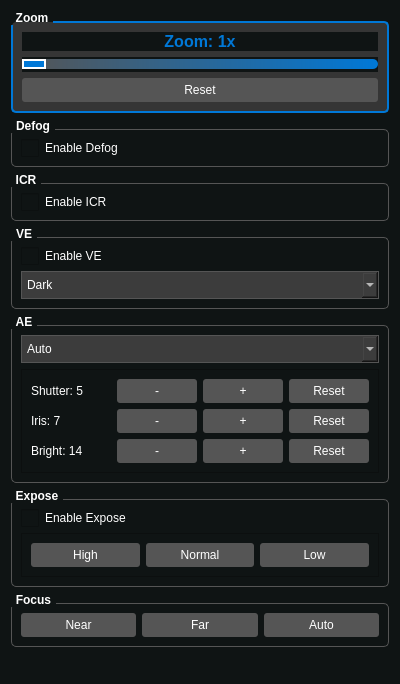
<?xml version="1.0" encoding="UTF-8"?>
<ui version="4.0">
 <class>CameraSettingsUI</class>
 <widget class="QWidget" name="CameraSettingsUI">
  <property name="geometry">
   <rect>
    <x>0</x>
    <y>0</y>
    <width>400</width>
    <height>684</height>
   </rect>
  </property>
  <property name="windowTitle">
   <string>Camera Settings</string>
  </property>
  <property name="styleSheet">
   <string notr="true">QWidget {
                background-color: rgb(15,20 ,20);
                color: #ffffff;
            }
            QGroupBox {
                border: 1px solid #555555;
                border-radius: 5px;
                margin-top: 10px;
                font-weight: bold;
            }
            QGroupBox::title {
                subcontrol-origin: margin;
                subcontrol-position: top left;
                padding: 0 3px;
                color: #ffffff;
            }
            QGroupBox#zoomGroup {
                background-color: #353535;
                border: 2px solid #0078d7;
            }
            QSlider::groove:horizontal {
                height: 10px;
                background: qlineargradient(x1:0, y1:0, x2:1, y2:0, stop:0 #555555, stop:1 #0078d7);
                border-radius: 5px;
            }
            QSlider::handle:horizontal {
                background: #0078d7;
                width: 20px;
                height: 20px;
                border-radius: 10px;
                border: 2px solid #ffffff;
            }
            QSlider::handle:horizontal:hover {
                background: #005ba1;
            }
            QLabel#zoomLabel {
                font-size: 16px;
                font-weight: bold;
                color: #0078d7;
                text-align: center;
            }
            QPushButton {
                background-color: #555555;
                color: white;
                border: none;
                padding: 5px;
                border-radius: 3px;
            }
            QPushButton:hover {
                background-color: #666666;
            }
            QPushButton[active=&quot;true&quot;] {
                background-color: #0078d7;
            }
            QPushButton[active=&quot;true&quot;]:hover {
                background-color: #005ba1;
            }
            QComboBox {
                background-color: #3c3c3c;
                color: white;
                border: 1px solid #555555;
                padding: 5px;
            }
            QCheckBox::indicator {
                width: 18px;
                height: 18px;
            }</string>
  </property>
  <layout class="QVBoxLayout" name="mainLayout">
   <item>
    <widget class="QGroupBox" name="zoomGroup">
     <property name="title">
      <string>Zoom</string>
     </property>
     <layout class="QVBoxLayout" name="zoomLayout">
      <item>
       <widget class="QLabel" name="zoomLabel">
        <property name="text">
         <string>Zoom: 1x</string>
        </property>
        <property name="alignment">
         <set>Qt::AlignmentFlag::AlignCenter</set>
        </property>
       </widget>
      </item>
      <item>
       <widget class="QSlider" name="zoomSlider">
        <property name="minimum">
         <number>1</number>
        </property>
        <property name="maximum">
         <number>20</number>
        </property>
        <property name="value">
         <number>1</number>
        </property>
        <property name="orientation">
         <enum>Qt::Orientation::Horizontal</enum>
        </property>
       </widget>
      </item>
      <item>
       <widget class="QPushButton" name="zoomReset">
        <property name="text">
         <string>Reset</string>
        </property>
       </widget>
      </item>
     </layout>
    </widget>
   </item>
   <item>
    <widget class="QGroupBox" name="defogGroup">
     <property name="title">
      <string>Defog</string>
     </property>
     <layout class="QHBoxLayout" name="defogLayout">
      <item>
       <widget class="QCheckBox" name="defogCheck">
        <property name="text">
         <string>Enable Defog</string>
        </property>
       </widget>
      </item>
     </layout>
    </widget>
   </item>
   <item>
    <widget class="QGroupBox" name="icrGroup">
     <property name="title">
      <string>ICR</string>
     </property>
     <layout class="QHBoxLayout" name="icrLayout">
      <item>
       <widget class="QCheckBox" name="icrCheck">
        <property name="text">
         <string>Enable ICR</string>
        </property>
       </widget>
      </item>
     </layout>
    </widget>
   </item>
   <item>
    <widget class="QGroupBox" name="veGroup">
     <property name="title">
      <string>VE</string>
     </property>
     <layout class="QVBoxLayout" name="veLayout">
      <item>
       <widget class="QCheckBox" name="veCheck">
        <property name="text">
         <string>Enable VE</string>
        </property>
       </widget>
      </item>
      <item>
       <widget class="QComboBox" name="veModeCombo">
        <item>
         <property name="text">
          <string>Dark</string>
         </property>
        </item>
        <item>
         <property name="text">
          <string>Bright</string>
         </property>
        </item>
       </widget>
      </item>
     </layout>
    </widget>
   </item>
   <item>
    <widget class="QGroupBox" name="aeGroup">
     <property name="title">
      <string>AE</string>
     </property>
     <layout class="QVBoxLayout" name="aeLayout">
      <item>
       <widget class="QComboBox" name="aeModeCombo">
        <item>
         <property name="text">
          <string>Auto</string>
         </property>
        </item>
        <item>
         <property name="text">
          <string>Manual</string>
         </property>
        </item>
       </widget>
      </item>
      <item>
       <widget class="QFrame" name="manualAeFrame">
        <property name="frameShape">
         <enum>QFrame::Shape::StyledPanel</enum>
        </property>
        <property name="frameShadow">
         <enum>QFrame::Shadow::Raised</enum>
        </property>
        <layout class="QVBoxLayout" name="manualAeLayout">
         <item>
          <layout class="QHBoxLayout" name="shutterLayout">
           <item>
            <widget class="QLabel" name="shutterLabel">
             <property name="text">
              <string>Shutter: 5</string>
             </property>
            </widget>
           </item>
           <item>
            <widget class="QPushButton" name="shutterMinus">
             <property name="text">
              <string>-</string>
             </property>
            </widget>
           </item>
           <item>
            <widget class="QPushButton" name="shutterPlus">
             <property name="text">
              <string>+</string>
             </property>
            </widget>
           </item>
           <item>
            <widget class="QPushButton" name="shutterReset">
             <property name="text">
              <string>Reset</string>
             </property>
            </widget>
           </item>
          </layout>
         </item>
         <item>
          <layout class="QHBoxLayout" name="irisLayout">
           <item>
            <widget class="QLabel" name="irisLabel">
             <property name="text">
              <string>Iris: 7</string>
             </property>
            </widget>
           </item>
           <item>
            <widget class="QPushButton" name="irisMinus">
             <property name="text">
              <string>-</string>
             </property>
            </widget>
           </item>
           <item>
            <widget class="QPushButton" name="irisPlus">
             <property name="text">
              <string>+</string>
             </property>
            </widget>
           </item>
           <item>
            <widget class="QPushButton" name="irisReset">
             <property name="text">
              <string>Reset</string>
             </property>
            </widget>
           </item>
          </layout>
         </item>
         <item>
          <layout class="QHBoxLayout" name="brightLayout">
           <item>
            <widget class="QLabel" name="brightLabel">
             <property name="text">
              <string>Bright: 14</string>
             </property>
            </widget>
           </item>
           <item>
            <widget class="QPushButton" name="brightMinus">
             <property name="text">
              <string>-</string>
             </property>
            </widget>
           </item>
           <item>
            <widget class="QPushButton" name="brightPlus">
             <property name="text">
              <string>+</string>
             </property>
            </widget>
           </item>
           <item>
            <widget class="QPushButton" name="brightReset">
             <property name="text">
              <string>Reset</string>
             </property>
            </widget>
           </item>
          </layout>
         </item>
        </layout>
       </widget>
      </item>
     </layout>
    </widget>
   </item>
   <item>
    <widget class="QGroupBox" name="exposeGroup">
     <property name="title">
      <string>Expose</string>
     </property>
     <layout class="QVBoxLayout" name="exposeLayout">
      <item>
       <widget class="QCheckBox" name="exposeCheck">
        <property name="text">
         <string>Enable Expose</string>
        </property>
       </widget>
      </item>
      <item>
       <widget class="QFrame" name="exposeFrame">
        <property name="frameShape">
         <enum>QFrame::Shape::StyledPanel</enum>
        </property>
        <property name="frameShadow">
         <enum>QFrame::Shadow::Raised</enum>
        </property>
        <layout class="QHBoxLayout" name="exposeButtonLayout">
         <item>
          <widget class="QPushButton" name="exposeHigh">
           <property name="text">
            <string>High</string>
           </property>
          </widget>
         </item>
         <item>
          <widget class="QPushButton" name="exposeNormal">
           <property name="text">
            <string>Normal</string>
           </property>
          </widget>
         </item>
         <item>
          <widget class="QPushButton" name="exposeLow">
           <property name="text">
            <string>Low</string>
           </property>
          </widget>
         </item>
        </layout>
       </widget>
      </item>
     </layout>
    </widget>
   </item>
   <item>
    <widget class="QGroupBox" name="focusGroup">
     <property name="title">
      <string>Focus</string>
     </property>
     <layout class="QHBoxLayout" name="focusLayout">
      <item>
       <widget class="QPushButton" name="focusNear">
        <property name="text">
         <string>Near</string>
        </property>
       </widget>
      </item>
      <item>
       <widget class="QPushButton" name="focusFar">
        <property name="text">
         <string>Far</string>
        </property>
       </widget>
      </item>
      <item>
       <widget class="QPushButton" name="focusAuto">
        <property name="text">
         <string>Auto</string>
        </property>
       </widget>
      </item>
     </layout>
    </widget>
   </item>
   <item>
    <spacer name="verticalSpacer">
     <property name="orientation">
      <enum>Qt::Orientation::Vertical</enum>
     </property>
     <property name="sizeHint" stdset="0">
      <size>
       <width>20</width>
       <height>40</height>
      </size>
     </property>
    </spacer>
   </item>
  </layout>
 </widget>
 <resources/>
 <connections/>
</ui>
